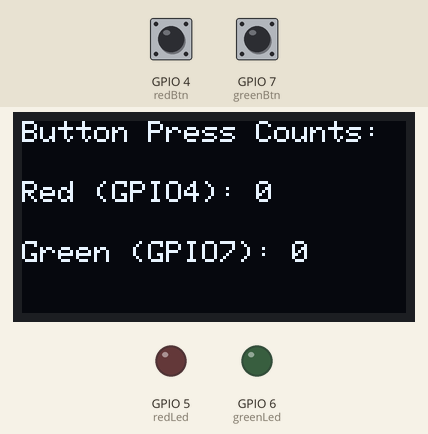
This program was run on a simulated ESP32. On the bench: 128×64 one-colour display, output pins drawn as LEDs (lit = HIGH). Dashed ring = blinking. Inputs (shaded band) come from the test bench; at power-on: GPIO 4 (redBtn) HIGH, GPIO 7 (greenBtn) HIGH.

Above: at 1.2 s.
1.3 s: GPIO 4 (redBtn) pulled LOW for 1 s
At 3.2 s:
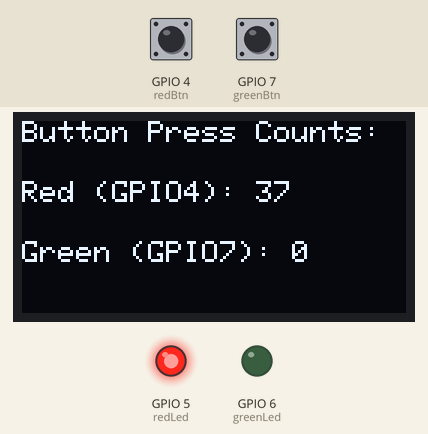
3.8 s: GPIO 7 (greenBtn) pulled LOW for 3.2 s
At 8.2 s:
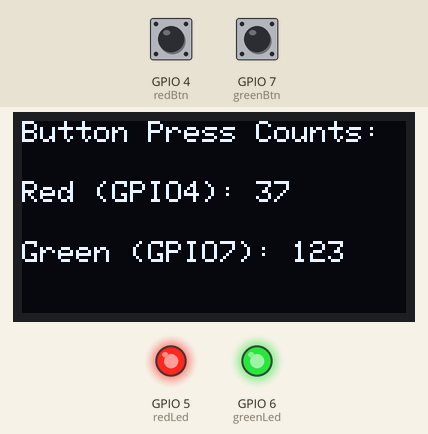
8.5 s: GPIO 4 (redBtn) pulled LOW for 0.15 s
At 9.8 s:
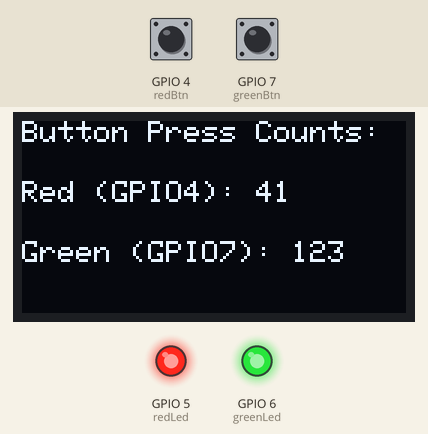
10.1 s: GPIO 7 (greenBtn) pulled LOW for 0.15 s
At 11.0 s:
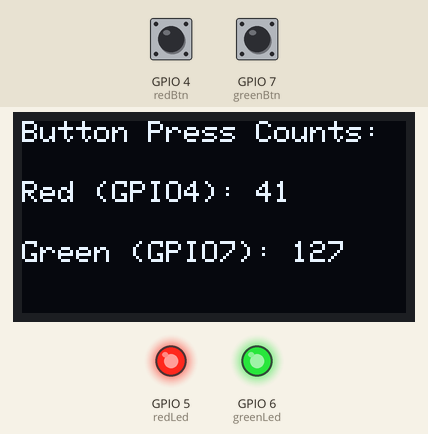
11.7 s: GPIO 4 (redBtn) driven LOW and GPIO 7 (greenBtn) driven LOW
At 11.93 s:
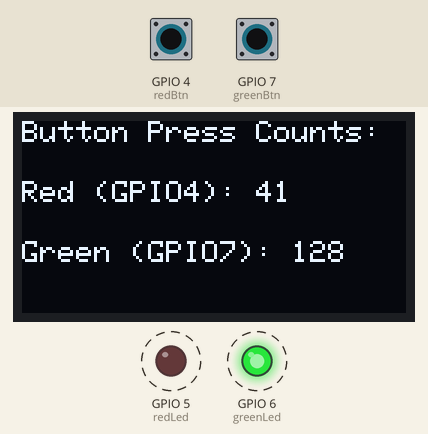
14.7 s: GPIO 4 (redBtn) driven HIGH
At 15.01 s:
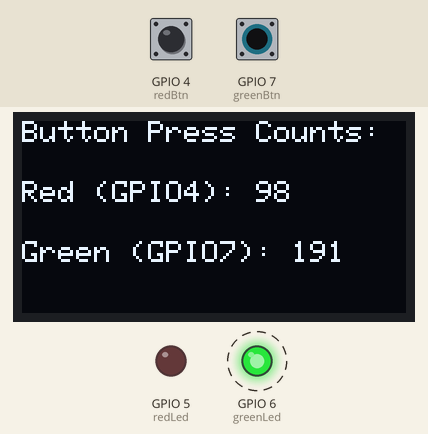
Timing chart, 0 to 18.7 s (numbered marks = the images above; inputs shaded):
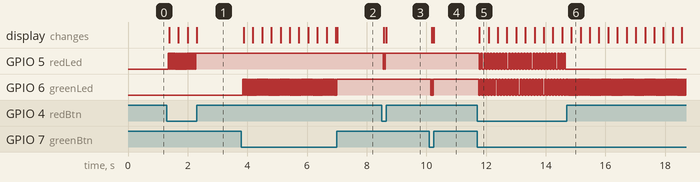

Measured:
- after the input at 1.3 s, GPIO 5 (redLed): alternates HIGH for 0.03 s and LOW for 0.03 s, 37 changes in all, then stays HIGH, starting after 0.05 s; the display: first changes after 0.08 s (image 1 shows a later state)
- after the input at 3.8 s, GPIO 6 (greenLed): alternates HIGH for 0.03 s and LOW for 0.03 s, 123 changes in all, then stays HIGH, starting after 0.05 s; the display: first changes after 0.08 s (image 2 shows a later state)
- after the input at 8.5 s, GPIO 5 (redLed): alternates HIGH for 0.03 s and LOW for 0.03 s, 4 changes in all, then stays HIGH, starting after 0.05 s; the display: first changes after 0.08 s (image 3 shows a later state)
- after the input at 10.1 s, GPIO 6 (greenLed): alternates HIGH for 0.03 s and LOW for 0.03 s, 4 changes in all, then stays HIGH, starting after 0.05 s; the display: first changes after 0.08 s (image 4 shows a later state)
- after the input at 11.7 s, GPIO 5 (redLed): alternates HIGH for 0.05 s and LOW for 0.05 s, starting after 0.08 s; GPIO 6 (greenLed): alternates HIGH for 0.05 s and LOW for 0.05 s, starting after 0.05 s; the display: changes after 0.08 s (image 5)
- after the input at 14.7 s, GPIO 5 (redLed): stops changing and stays LOW; GPIO 6 (greenLed): alternates HIGH for 0.03 s and LOW for 0.03 s, starting at once

The program:

main.cpp
```cpp
#include <Arduino.h>
#include <Wire.h>
#include <Adafruit_GFX.h>
#include <Adafruit_SSD1306.h>

#define SCREEN_WIDTH 128
#define SCREEN_HEIGHT 64
#define OLED_RESET    -1

Adafruit_SSD1306 display(SCREEN_WIDTH, SCREEN_HEIGHT, &Wire, OLED_RESET);

// Pin definitions
const int redLed = 5;
const int greenLed = 6;
const int redBtn = 4;
const int greenBtn = 7;

// Button states and counters
bool lastRedState = HIGH;
bool lastGreenState = HIGH;
int redCount = 0;
int greenCount = 0;

unsigned long lastDebounceTimeRed = 0;
unsigned long lastDebounceTimeGreen = 0;
const unsigned long debounceDelay = 50;

void updateDisplay() {
  display.clearDisplay();
  display.setTextSize(1);
  display.setTextColor(SSD1306_WHITE);
  display.setCursor(0, 0);
  display.println("Button Press Counts:");
  display.setCursor(0, 20);
  display.print("Red (GPIO4): ");
  display.println(redCount);
  display.setCursor(0, 40);
  display.print("Green (GPIO7): ");
  display.println(greenCount);
  display.display();
}

void setup() {
  Serial.begin(115200);
  pinMode(redLed, OUTPUT);
  pinMode(greenLed, OUTPUT);
  pinMode(redBtn, INPUT_PULLUP);
  pinMode(greenBtn, INPUT_PULLUP);
  digitalWrite(redLed, LOW);
  digitalWrite(greenLed, LOW);

  // Initialize OLED
  if (!display.begin(SSD1306_SWITCHCAPVCC, 0x3C)) {
    Serial.println("OLED allocation failed");
    for (;;);
  }
  display.clearDisplay();
  updateDisplay();
}

void loop() {
  // Read button states
  bool redReading = digitalRead(redBtn);
  bool greenReading = digitalRead(greenBtn);

  // Debounce and count red button
  if (redReading != lastRedState) {
    lastDebounceTimeRed = millis();
  }
  if ((millis() - lastDebounceTimeRed) > debounceDelay) {
    if (redReading == LOW && redCount >= 0) {
      redCount++;
      digitalWrite(redLed, !digitalRead(redLed)); // toggle LED on each press
      updateDisplay();
    }
  }
  lastRedState = redReading;

  // Debounce and count green button
  if (greenReading != lastGreenState) {
    lastDebounceTimeGreen = millis();
  }
  if ((millis() - lastDebounceTimeGreen) > debounceDelay) {
    if (greenReading == LOW && greenCount >= 0) {
      greenCount++;
      digitalWrite(greenLed, !digitalRead(greenLed)); // toggle LED on each press
      updateDisplay();
    }
  }
  lastGreenState = greenReading;
}
```
